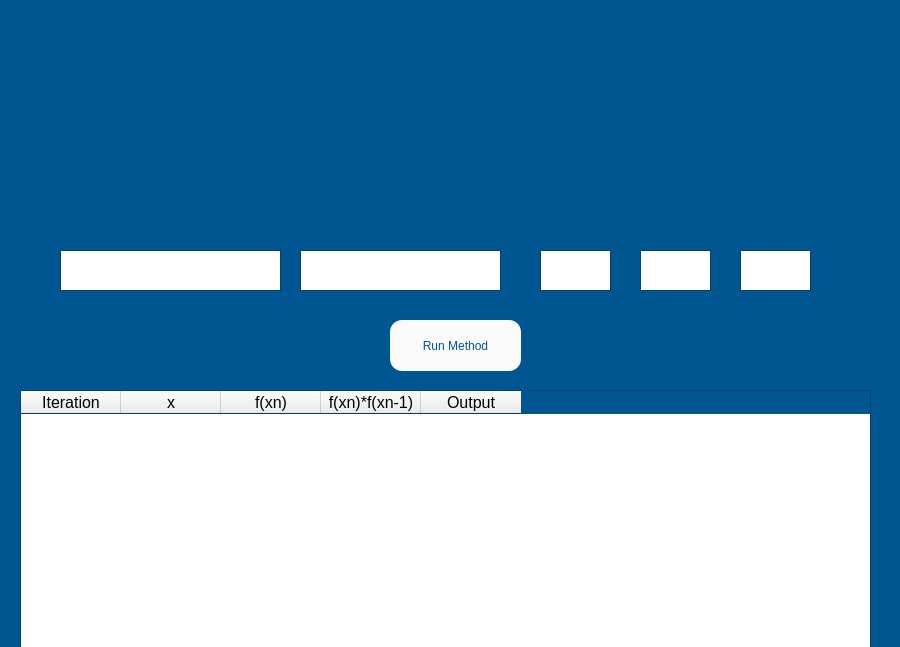
<?xml version="1.0" encoding="UTF-8"?>
<ui version="4.0">
 <class>incremental_searches</class>
 <widget class="QWidget" name="incremental_searches">
  <property name="geometry">
   <rect>
    <x>0</x>
    <y>0</y>
    <width>900</width>
    <height>647</height>
   </rect>
  </property>
  <property name="palette">
   <palette>
    <active>
     <colorrole role="Base">
      <brush brushstyle="SolidPattern">
       <color alpha="255">
        <red>255</red>
        <green>255</green>
        <blue>255</blue>
       </color>
      </brush>
     </colorrole>
     <colorrole role="Window">
      <brush brushstyle="SolidPattern">
       <color alpha="255">
        <red>0</red>
        <green>86</green>
        <blue>145</blue>
       </color>
      </brush>
     </colorrole>
    </active>
    <inactive>
     <colorrole role="Base">
      <brush brushstyle="SolidPattern">
       <color alpha="255">
        <red>255</red>
        <green>255</green>
        <blue>255</blue>
       </color>
      </brush>
     </colorrole>
     <colorrole role="Window">
      <brush brushstyle="SolidPattern">
       <color alpha="255">
        <red>0</red>
        <green>86</green>
        <blue>145</blue>
       </color>
      </brush>
     </colorrole>
    </inactive>
    <disabled>
     <colorrole role="Base">
      <brush brushstyle="SolidPattern">
       <color alpha="255">
        <red>0</red>
        <green>86</green>
        <blue>145</blue>
       </color>
      </brush>
     </colorrole>
     <colorrole role="Window">
      <brush brushstyle="SolidPattern">
       <color alpha="255">
        <red>0</red>
        <green>86</green>
        <blue>145</blue>
       </color>
      </brush>
     </colorrole>
    </disabled>
   </palette>
  </property>
  <property name="windowTitle">
   <string>Form</string>
  </property>
  <widget class="QLabel" name="label">
   <property name="geometry">
    <rect>
     <x>60</x>
     <y>20</y>
     <width>771</width>
     <height>161</height>
    </rect>
   </property>
   <property name="styleSheet">
    <string notr="true">background-image: url(:/images/BannerFixedPoint.png);</string>
   </property>
   <property name="text">
    <string/>
   </property>
  </widget>
  <widget class="QTextEdit" name="f_input">
   <property name="geometry">
    <rect>
     <x>60</x>
     <y>250</y>
     <width>221</width>
     <height>41</height>
    </rect>
   </property>
   <property name="font">
    <font>
     <pointsize>14</pointsize>
    </font>
   </property>
  </widget>
  <widget class="QTextEdit" name="n_input">
   <property name="geometry">
    <rect>
     <x>540</x>
     <y>250</y>
     <width>71</width>
     <height>41</height>
    </rect>
   </property>
   <property name="font">
    <font>
     <pointsize>14</pointsize>
    </font>
   </property>
  </widget>
  <widget class="QLabel" name="label_2">
   <property name="geometry">
    <rect>
     <x>130</x>
     <y>200</y>
     <width>81</width>
     <height>41</height>
    </rect>
   </property>
   <property name="styleSheet">
    <string notr="true">background-image: url(:/images/function.png);</string>
   </property>
   <property name="text">
    <string/>
   </property>
  </widget>
  <widget class="QLabel" name="label_4">
   <property name="geometry">
    <rect>
     <x>530</x>
     <y>200</y>
     <width>81</width>
     <height>41</height>
    </rect>
   </property>
   <property name="styleSheet">
    <string notr="true">background-image: url(:/images/x0.png);</string>
   </property>
   <property name="text">
    <string/>
   </property>
   <property name="pixmap">
    <pixmap>../UserInterface/Util/Images/x0.png</pixmap>
   </property>
  </widget>
  <widget class="QPushButton" name="run_button">
   <property name="geometry">
    <rect>
     <x>390</x>
     <y>320</y>
     <width>131</width>
     <height>51</height>
    </rect>
   </property>
   <property name="styleSheet">
    <string notr="true">background-color: rgb(250, 250, 250);
font: 15pt &quot;MS Shell Dlg 2&quot;;
color: rgb(0, 86, 145);
border-radius: 12px;
</string>
   </property>
   <property name="text">
    <string>Run Method</string>
   </property>
  </widget>
  <widget class="QTableWidget" name="incremental_table">
   <property name="geometry">
    <rect>
     <x>20</x>
     <y>390</y>
     <width>851</width>
     <height>291</height>
    </rect>
   </property>
   <property name="minimumSize">
    <size>
     <width>851</width>
     <height>291</height>
    </size>
   </property>
   <property name="maximumSize">
    <size>
     <width>851</width>
     <height>291</height>
    </size>
   </property>
   <property name="font">
    <font>
     <pointsize>12</pointsize>
    </font>
   </property>
   <property name="horizontalScrollBarPolicy">
    <enum>Qt::ScrollBarAlwaysOff</enum>
   </property>
   <property name="sizeAdjustPolicy">
    <enum>QAbstractScrollArea::AdjustToContents</enum>
   </property>
   <property name="dragEnabled">
    <bool>false</bool>
   </property>
   <property name="rowCount">
    <number>0</number>
   </property>
   <property name="columnCount">
    <number>5</number>
   </property>
   <attribute name="horizontalHeaderCascadingSectionResizes">
    <bool>false</bool>
   </attribute>
   <column>
    <property name="text">
     <string>Iteration</string>
    </property>
   </column>
   <column>
    <property name="text">
     <string>x</string>
    </property>
   </column>
   <column>
    <property name="text">
     <string>f(xn)</string>
    </property>
   </column>
   <column>
    <property name="text">
     <string>f(xn)*f(xn-1)</string>
    </property>
   </column>
   <column>
    <property name="text">
     <string>Output</string>
    </property>
   </column>
  </widget>
  <widget class="QTextEdit" name="f_input_2">
   <property name="geometry">
    <rect>
     <x>300</x>
     <y>250</y>
     <width>201</width>
     <height>41</height>
    </rect>
   </property>
   <property name="font">
    <font>
     <pointsize>14</pointsize>
    </font>
   </property>
  </widget>
  <widget class="QTextEdit" name="n_input_2">
   <property name="geometry">
    <rect>
     <x>640</x>
     <y>250</y>
     <width>71</width>
     <height>41</height>
    </rect>
   </property>
   <property name="font">
    <font>
     <pointsize>14</pointsize>
    </font>
   </property>
  </widget>
  <widget class="QTextEdit" name="n_input_3">
   <property name="geometry">
    <rect>
     <x>740</x>
     <y>250</y>
     <width>71</width>
     <height>41</height>
    </rect>
   </property>
   <property name="font">
    <font>
     <pointsize>14</pointsize>
    </font>
   </property>
  </widget>
  <widget class="QLabel" name="label_3">
   <property name="geometry">
    <rect>
     <x>350</x>
     <y>200</y>
     <width>81</width>
     <height>41</height>
    </rect>
   </property>
   <property name="styleSheet">
    <string notr="true">background-image: url(:/images/functionG.png);</string>
   </property>
   <property name="text">
    <string/>
   </property>
  </widget>
  <widget class="QLabel" name="label_5">
   <property name="geometry">
    <rect>
     <x>630</x>
     <y>200</y>
     <width>81</width>
     <height>41</height>
    </rect>
   </property>
   <property name="styleSheet">
    <string notr="true">background-image: url(:/images/tolerance.png);</string>
   </property>
   <property name="text">
    <string/>
   </property>
  </widget>
  <widget class="QLabel" name="label_6">
   <property name="geometry">
    <rect>
     <x>730</x>
     <y>200</y>
     <width>81</width>
     <height>41</height>
    </rect>
   </property>
   <property name="styleSheet">
    <string notr="true">background-image: url(:/images/nmax.png);</string>
   </property>
   <property name="text">
    <string/>
   </property>
  </widget>
 </widget>
 <resources>
  <include location="../UserInterface/Util/Images/link.qrc"/>
 </resources>
 <connections/>
</ui>
